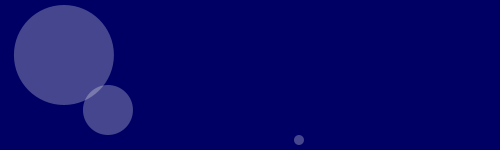
Frame 1 (no input)
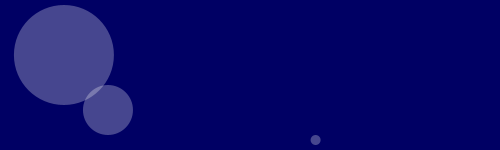
Frame 60 (the mouse pressed at the canvas centre just before this capture)
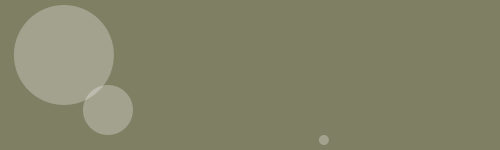
Frame 120 (the mouse held since frame 60 and released just before this capture)

The Processing sketch that drew these frames (run headless with seeded random() and noise(); from frame 60 on, the mouse is pressed at the canvas centre):

// Processing sketch: processing_106159
// ── processing_106159.pde

float myRed;
float myGreen;

float hourX;
float minuteX;
float secondX;

void setup() {
  size(500, 150);
  noStroke();
}

void draw() {
  myRed = map(mouseX, 0, width, 0, 255);
  myGreen = map(mouseY, 0, height, 0, 255);

  fill(myRed, myGreen, 100);
  rect(0, 0, width, height);

  fill(240);

  hourX = map(hour(), 0, 23, 0, (width-10));
  minuteX = map(minute(), 0, 59, 0, (width-10));
  secondX = map(second(), 0, 59, 0, (width-10));

  fill(255, 255, 255, 70);
  ellipse(hourX, 55, 100, 100);
  fill(255, 255, 255, 70);
  ellipse(minuteX, 110, 50, 50);
  fill(255, 255, 255, 70);
  ellipse(secondX, 140, 10, 10);
}
